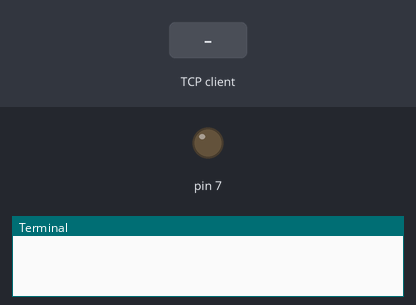
Recording of a program running on a simulated Raspberry Pi (header pin numbers). Parts: output pins drawn as LEDs (lit = HIGH), the last lines printed to the terminal. The test bench sets the inputs (shaded band). One TCP client connects 1 s after the port opens and stays connected.

Above: at 1.2 s.
1.3 s: the TCP client sends "1"
4.3 s: the TCP client sends "0"
5.8 s: the TCP client sends "on"
At 7.89 s:
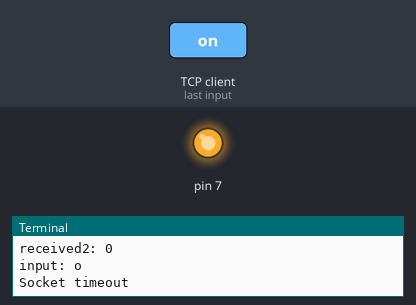
Timing chart, 0 to 13.3 s (numbered marks = the images above; inputs shaded):
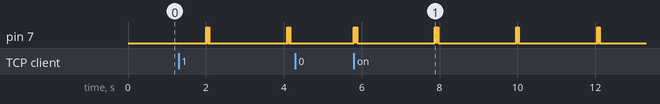

Measured:
- after the input at 5.8 s, pin 7: LOW → HIGH at once, then repeats every 2.1 s: LOW 0.01 s, HIGH 0.04 s, LOW 2.0 s, HIGH 0.03 s

The program:

realTimeRaspPi.py
```python
#!/usr/bin/env python
# Team: Group 8
# Title: realTimeRaspPi.py
# Description: This file is used for running on the RaspberryPi for Real Time Terminal Transfer
# This program will take inputs from PC1, transmit data to PC2 through LED flickering, and wait on PC2 acknowledgments
import socket
import RPi.GPIO as GPIO
import time
import sys

def GPIO_init():
    GPIO.setmode(GPIO.BOARD)
    GPIO.setup(7, GPIO.OUT)
    GPIO.output(7,0)

def sendPacket(char): #convert input string to binary and output it through GPIO pwm
    var = 0
    charBin = string_to_bits(char)
    charBin = [1, charBin[1], charBin[2], charBin[3], charBin[4], charBin[5], charBin[6], charBin[7]]
    for i in range(8):
	GPIO.output(7, int(charBin[i]))
        time.sleep(sleep)

def string_to_bits(string_data):
    return ''.join(bin(ord(ch))[2:].zfill(8) for ch in string_data)


sleep = 1/100.0000 #sleep time between bits - effectively the bit rate

#Change values depending on environment
TCP_IP = '10.139.67.91'
TCP_PORT_PC1 = 5062
TCP_PORT_PC2 = 5063
BUFFER_SIZE = 1

GPIO_init()

try: #PC1 connection initialization
    PC1 = socket.socket(socket.AF_INET, socket.SOCK_STREAM)
    PC1.setsockopt(socket.SOL_SOCKET,socket.SO_REUSEADDR,1)
    PC1.bind((TCP_IP, TCP_PORT_PC1))
    PC1.listen(1)
    connPC1, addrPC1 = PC1.accept() #blocking statement
except:
    print 'TCP CONNECTION ERR - PC1'
    e = sys.exc_info()[0]
    print e
    PC1.shutdown(socket.SHUT_RDWR)
    PC1.close()
    sys.exit(1)

try: #PC2 connection initialization
    PC2 = socket.socket(socket.AF_INET, socket.SOCK_STREAM)
    PC2.setsockopt(socket.SOL_SOCKET,socket.SO_REUSEADDR,1)
    PC2.bind((TCP_IP, TCP_PORT_PC2))
    PC2.listen(1)
    connPC2, addrPC2 = PC2.accept() #blocking statement
    connPC2.settimeout(2) #timeout if we are not recieving data from PC2
except:
    print 'TCP CONNECTION ERR - PC2'
    PC1.close()
    PC2.close()
    sys.exit(1)

#Realtime Protocol
	#Step 1: Recieve Data from PC1 - Blocking
	#Step 2: Convert input data from PC1 to binary integer value
	#Step 3: Send value over to Arduino through LED flickering
	#Step 4: Wait on PC2 Acknowledgment before processing next input character
		#if NACK, retransmit - ONLY ONCE. Increased retransmitions will bottleneck throughput and result in decrease data rate
		#if No Response from PC2, there may be technical difficulties. Try to retransmit data. If no ACK, move to next character
while 1:
    dataToTransmit = connPC1.recv(BUFFER_SIZE)
    ack =  None
    timeoutCount = 0
    retransmit = 0
    print "input:",dataToTransmit
    sendPacket(dataToTransmit)
    GPIO.output(7, 0)
    try:
         ack = connPC2.recv(BUFFER_SIZE)
         print "received1:", ack
    except socket.timeout:
	 retransmit = 1
	 print 'Socket timeout'
         pass
    if ack != dataToTransmit or retransmit == 1:
         sendPacket(dataToTransmit)
         GPIO.output(7, 0)
         try:
              ack = connPC2.recv(BUFFER_SIZE)
              print "received2:", ack
         except socket.timeout:
              retransmit = 0
              print 'Socket timeout'
              pass
```
